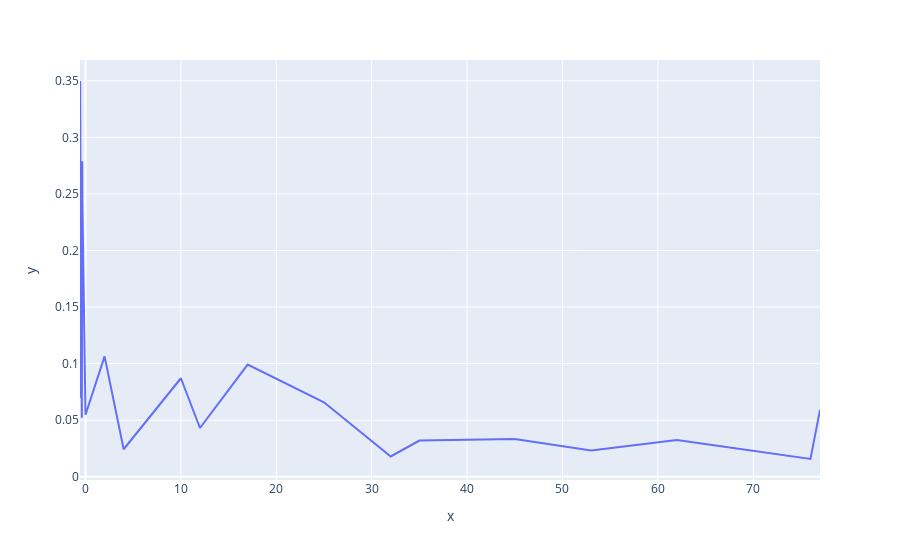

Notebook cell for this chart:
### Code cell
px.line(x=grouped['cleaned_age'], y=grouped['GEP 15 (DNA Replication)'])

### Figure 1 — Plotly figure (JSON) as saved in the notebook; plotly's stock layout.template omitted (floating-point values rounded to 4 significant figures)
{"data": [{"hovertemplate": "x=%{x}<br>y=%{y}<extra></extra>", "legendgroup": "", "line": {"color": "#636efa", "dash": "solid"}, "marker": {"symbol": "circle"}, "mode": "lines", "name": "", "orientation": "v", "showlegend": false, "type": "scatter", "x": [-0.5769, -0.5577, -0.5192, -0.5, -0.4808, -0.3846, -0.3462, -0.3269, 0, 2, 4, 10, 12, 17, 25, 32, 35, 45, 53, 62, 76, 77], "xaxis": "x", "y": [0.06987, 0.3499, 0.07293, 0.1733, 0.1825, 0.05206, 0.279, 0.243, 0.05485, 0.1064, 0.0243, 0.08708, 0.04309, 0.09911, 0.0658, 0.01793, 0.03197, 0.03338, 0.02326, 0.03251, 0.01569, 0.05914], "yaxis": "y"}], "layout": {"legend": {"tracegroupgap": 0}, "margin": {"t": 60}, "xaxis": {"anchor": "y", "domain": [0, 1], "title": {"text": "x"}}, "yaxis": {"anchor": "x", "domain": [0, 1], "title": {"text": "y"}}}}
